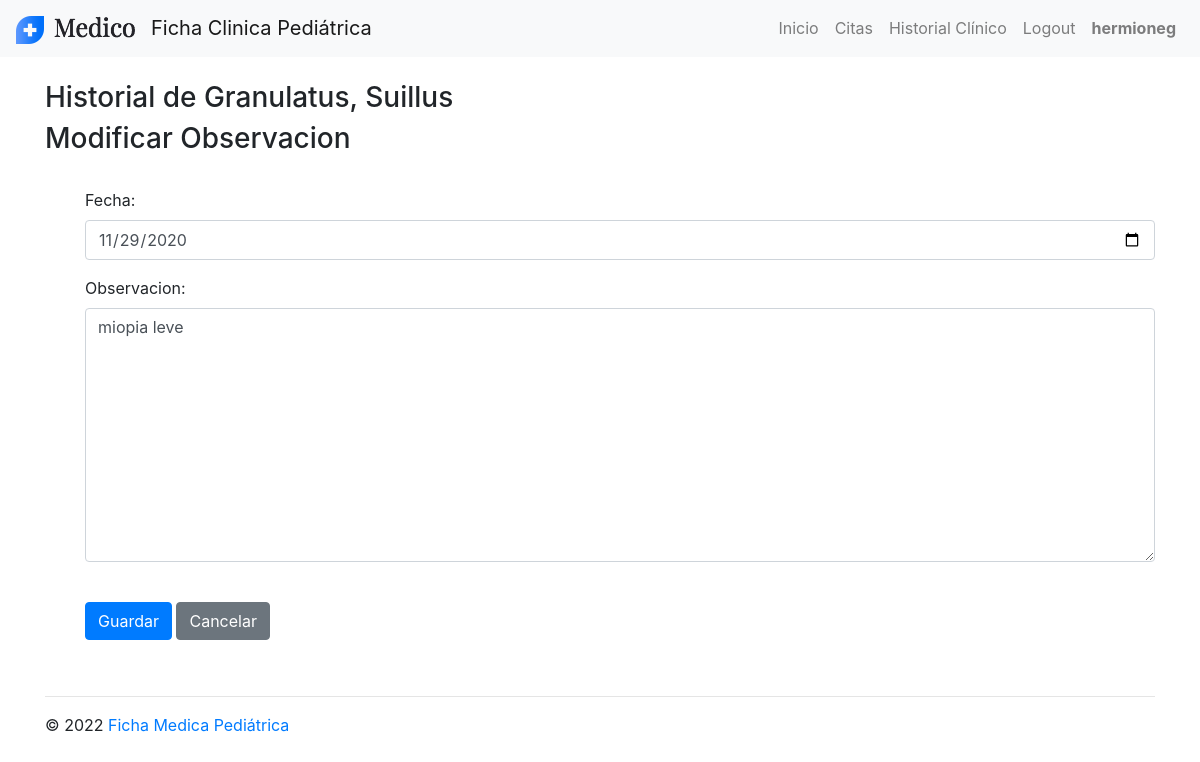
The page /historial/modificarobservacion/1 (signed in) on the database its author committed.
### pacientes/models.py (models this page shows)
class Paciente(models.Model):
    apellido = models.CharField('nombre del paciente', max_length = 50)
    nombre = models.CharField('apellido del paciente', max_length = 50)
    dni = models.CharField('dni del paciente', max_length = 10)
    activo = models.BooleanField(default=True)
    def __str__(self):
        return f'{str(self.apellido).capitalize()}, {str(self.nombre).capitalize()}'

### historial/models.py (models this page shows, shortened)
class HistorialObservacion(models.Model):
    paciente = models.ForeignKey(Paciente, on_delete = models.RESTRICT, related_name='hcpacientes')
    doctor = models.ForeignKey(User, on_delete = models.RESTRICT, related_name='hcdoctores')
    fecha = models.DateField()
    observacion = models.CharField(max_length=1000)

### historial/views.py (the view)
# urls.py: path("modificarobservacion/<int:id_observacion>", views.ModificarObservacion, name="modificarobservacion"),
def ModificarObservacion(request, id_observacion):
    contexto = logueadoComo(request, ['gerencia', 'profesional']) # solo profesional accede a esto
    if contexto: # hay contexto entonces es profesional
        contexto['accion'] = 'Modificar'
        try: # se busca la observacion y paciente
            observacion = get_object_or_404(HistorialObservacion, id = id_observacion)
            paciente = observacion.paciente
            if not observacion.doctor_id == contexto['id_usuario']:
                raise()
        except Exception:
            raise Http404('no existe la observacion')
        contexto['observacion'] = observacion
        contexto['paciente'] = paciente
        if request.method == 'POST': # el usuario confirmó la modificacion mediante POST?
            form = FormCrearObservacion(request.POST, instance = observacion)
            if form.is_valid():
                observacion.save()
                return redirect("historial:historialpaciente", id_paciente = paciente.id)
        else: # es la carga inicial de la pagina modificar
            form = FormCrearObservacion(instance = observacion)
            print('>>> form: ', form)
            contexto['form'] = form
            return render(request, "historial/detalleobservacion.html", contexto)
    else:
        return HttpResponseRedirect(reverse("paginas:inicio"))

### historial/forms.py
class FormCrearObservacion(forms.ModelForm):
    class Meta:
        model = HistorialObservacion
        fields = ['fecha',  'observacion']
    fecha = forms.DateField(initial = datetime.date.today, widget = NumberInput(attrs={'autofocus': 'autofocus', 'type': 'date', 'class': 'form-control'}))
    observacion = forms.CharField(widget = forms.Textarea(attrs = {'class': 'form-control'}))

### usuarios/utilidades.py (called while the page is built)
def estado_auth(request):
    contexto = {}
    contexto['autenticado'] = request.user.is_authenticated
    contexto['usuario'] = request.user
    contexto['id_usuario'] = request.user.id
    contexto['grupos'] = [grupo['name'] for grupo in request.user.groups.all().values('name')]
    contexto['grupos_v'] = ', '.join(contexto['grupos'])
    contexto['id_pedidoactual'] = request.session['id_pedidoactual'] if 'id_pedidoactual' in request.session else None # verifica id_pedidoactual en sesion
    return contexto

def logueadoComo(request, grupo):
    pars = estado_auth(request)
    if set(grupo).intersection(pars['grupos']):
        return pars

### historial/templates/historial/detalleobservacion.html (shortened to what this page needs)
{% extends "paginas/_layout.html" %}
{% block contenido %}
    <br>
    <h3>Historial de {{ paciente }} </h3>
    <h3>{{accion}} Observacion </h3>
    <br>
    <ul>
    <form method="POST" enctype="multipart/form-data">
        {{ form.as_p }}
        <br>
        <input type="submit" class="btn btn-primary" value="Guardar">
        <input type="button" class="btn btn-secondary"  name="cancelar" value="Cancelar" onClick="location.href='{% url 'historial:historialpaciente' id_paciente=paciente.id %}';" />
    </form>
{% endblock contenido %}

### paginas/templates/paginas/_layout.html (shortened to what this page needs)
<!DOCTYPE html>
<html>
  <head>
    <link rel="stylesheet" href="https://maxcdn.bootstrapcdn.com/bootstrap/4.0.0/css/bootstrap.min.css" />
  </head>
  <body>
    <nav class="navbar navbar-expand-md navbar-light bg-light justify-content-between">
      <a class="navbar-brand" href={% url 'paginas:inicio' %}>
        {% load static %}
        <img src="{% static 'img/icono.png' %}" width="119" height="28" alt="">
      <a class="navbar-brand" href={% url 'paginas:inicio' %}>Ficha Clinica Pediátrica</a>
      <div class="collapse navbar-collapse" id="navbar0">
        <ul class="navbar-nav ml-auto mt-2 mt-lg-0">
          <li class="nav-item ">
            <a class="nav-link" href="{% url 'paginas:inicio' %}">Inicio<span class="sr-only">(current)</span></a>
          </li>
          {% if 'secretaria' in grupos or 'profesional' in grupos  or 'gerencia' in grupos %}
            <li class="nav-item">
              <a class="nav-link" href="{% url 'turnos:listado' %}">Citas</a>
            </li>
          {% endif %}
          {% if 'profesional' in grupos or 'gerencia' in grupos %}
            <li class="nav-item">
              <a class="nav-link" href="{% url 'historial:listado' %}">Historial Clínico</a>
            </li>
          {% endif %}
          {% if autenticado %}
            <li class="nav-item">
              <a class="nav-link" href="{% url 'usuarios:logout' %}">Logout</a>
            </li>
          {% else %}
            <li class="nav-item">
              <a class="nav-link" href="{% url 'usuarios:login' %}">Login</a>
            </li>
          {% endif %}
          <li class="nav-item">
            <a class="nav-link" href="{% url 'paginas:acercade' %}">
            {% if user.is_authenticated %}
              <strong>{{ usuario }}</strong>
            {% else %}
              acerca de
            {% endif %}
            </a>
          </li>
        </ul>
      </div>
    </nav>
    <div class="container">{% block contenido %} {% endblock contenido %}</div>
    <footer class="page-footer font-small mdb-color pt-4">
      <div class="container text-center text-md-left">
        <hr>
        <div class="row d-flex align-items-center">
          <div class="col-md-7 col-lg-8">
            <p class="text-center text-md-left">© 2022 <a href={% url 'paginas:inicio' %}>Ficha Medica Pediátrica</a></p>
          </div>
        </div>
      </div>
    </footer>
  </body>
</html>

### rows shown on the page
Paciente: apellido+nombre "Granulatus, Suillus", cancelar "Cancelar"
HistorialObservacion: fecha "11/29/2020", observacion "miopia leve"

### other values the page prints
{{ usuario }} "hermioneg"
{{ accion }} "Modificar"
